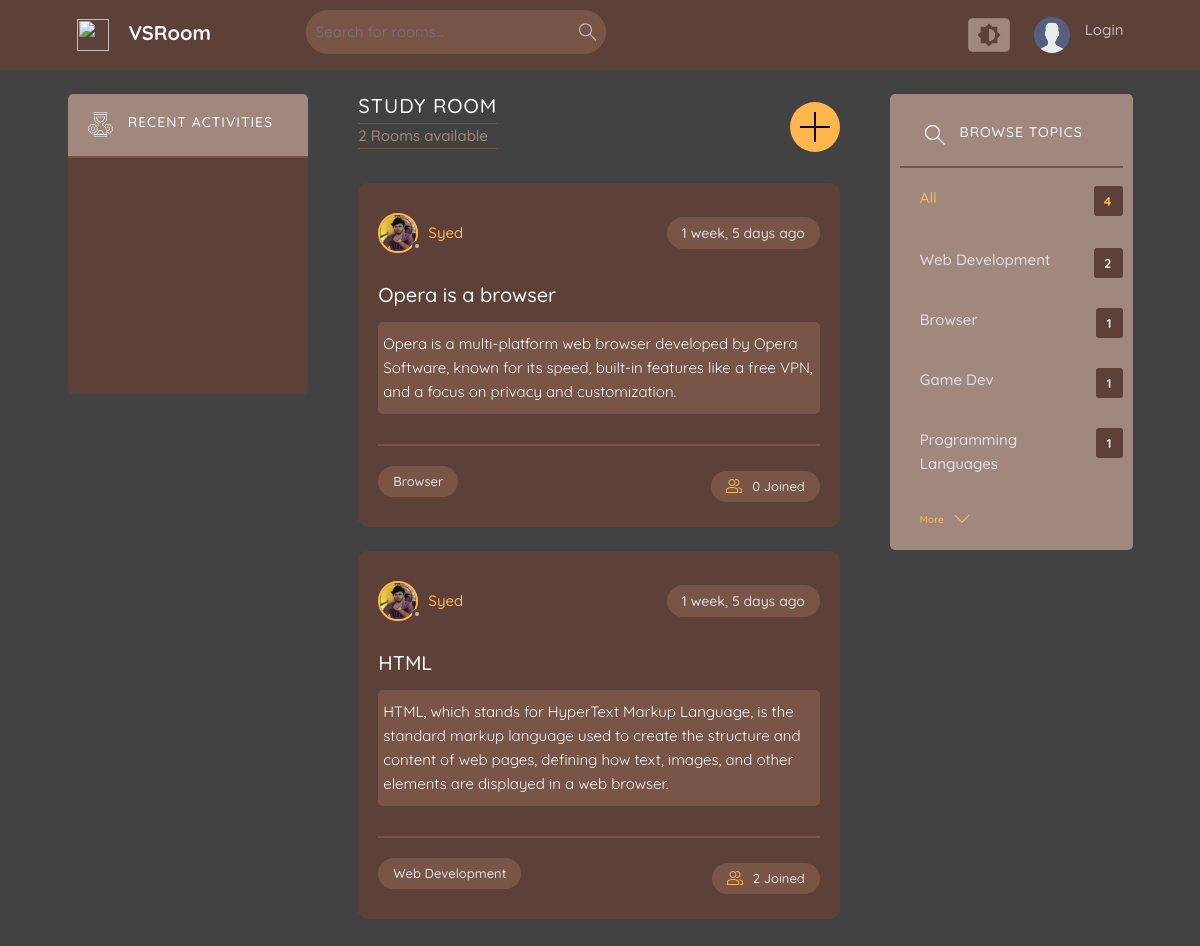
Page /?q=Browser on the committed database.
### base/models.py (models this page shows, shortened)
class Room(models.Model):
    host = models.ForeignKey(User, on_delete=models.SET_NULL, null=True)
    topic = models.ForeignKey(Topic, on_delete=models.SET_NULL, null=True, blank=True)
    name = models.CharField(max_length=200)
    description = models.TextField(null=True, blank=True)
    participants = models.ManyToManyField(User, related_name='participants', blank=True)
    updated = models.DateTimeField(auto_now=True)
    created = models.DateTimeField(auto_now_add=True)
    class Meta:
        ordering = ['-updated', '-created']

class User(AbstractUser):
    name = models.CharField(max_length=200, null=True)
    email = models.EmailField(unique=True ,null=True)
    bio = models.TextField(null=True, blank=True)
    avatar = models.ImageField(upload_to=user_avatar_path, null=True, default="avatar.svg")
    USERNAME_FIELD = 'email'
    REQUIRED_FIELDS = ['username']

class Topic(models.Model):
    name = models.CharField(max_length=200)

### base/views.py (the view)
# urls.py: path('', views.home, name="home"),
def home(request):
    q = request.GET.get('q', '')
    rooms = Room.objects.filter(
        Q(topic__name__icontains=q) |
        Q(host__username__icontains=q) |
        Q(name__icontains=q) |
        Q(description__icontains=q)
    )
    paginator = Paginator(rooms, 4)
    page_number = request.GET.get("page")
    page_obj = paginator.get_page(page_number)
    topics = Topic.objects.all()
    room_count = rooms.count()
    messages = Message.objects.filter(
        Q(room__topic__name__icontains=q) |
        Q(body__icontains=q)|
        Q(room__name__icontains=q)
    )[:5]
    return render(request, 'base/Home.html', {
        "rooms": page_obj,
        "topics": topics,
        "room_count": room_count,
        "messages": messages
    })

### base/templates/base/Home.html (shortened to what this page needs)
{% extends 'base/main.html' %}
{% block text %}
<main class="layout layout--3">
  <div class="container">
    {% include 'base/activity_component.html' %}
    <div class="roomList">
      <div class="roomList__header">
        <div>
          <h2>Study Room</h2>
          <p>{{room_count}} Rooms available</p>
        </div>
        <a href="{% url 'create-room' %}">
          <div class="circle">
            <svg version="1.1" xmlns="http://www.w3.org/2000/svg" width="32" height="32" viewBox="0 0 32 32">
              <title>add</title>
              <path
                d="M16.943 0.943h-1.885v14.115h-14.115v1.885h14.115v14.115h1.885v-14.115h14.115v-1.885h-14.115v-14.115z">
              </path>
            </svg>
          </div>
        </a>
      </div>
      {% include 'base/room_component.html' with rooms=rooms %}
    </div>
    {% include 'base/topic_component.html' %}
  </div>
</main>
{% endblock text %}

### base/templates/base/room_component.html (shortened to what this page needs)
<div class="room-slider">
  {% for room in rooms %}
  <div class="roomListRoom">
    <div class="roomListRoom__header">
      <a href="{% url 'user-profile' room.host.id %}" class="roomListRoom__author">
        <div class="avatar avatar--medium {% if request.user != room.host %}inactive{% else %}active{% endif %}">
          <img src="{{ room.host.avatar.url }}" />
        </div>
        <span>{{ room.host.username }}</span>
      </a>
      <div class="roomListRoom__actions">
        <span>{{ room.created | timesince }} ago</span>
      </div>
    </div>
    <a href="{% url 'room' room.id %}" class="roomListRoom__content">
      <h3>{{ room.name }}</h3>
      {% if room.description %}
      <p>{{ room.description }}</p>
      {% endif %}
    </a>
    <div class="roomListRoom__meta">
      <p class="roomListRoom__topic">{{ room.topic.name }}</p>
      <a href="{% url 'room' room.id %}" class="roomListRoom__joined">
        {{ room.participants.all.count }} Joined
      </a>
    </div>
  </div>
  {% empty %}
  <p>No rooms available.</p>
  {% endfor %}
</div>

### base/templates/base/topic_component.html (shortened to what this page needs)
<div class="topics">
    <div class="topics__header">
        <h2>Browse Topics</h2>
    </div>
    <ul class="topics__list">
        <li>
            <a href="{% url 'home' %}" class="active">All <span class="topic-count">{{topics.count}}</span></a>
        </li>
        {% for topic in topics|slice:":4" %}
        <li>
            <a href="{% url 'home' %}?q={{topic.name}}">{{topic.name}}<span class="topic-count">{{topic.room_set.all.count}}</span></a>
        </li>
        {% endfor %}
        <a class="btn btn--link" href="{% url 'topics' %}">
            More
            <svg version="1.1" xmlns="http://www.w3.org/2000/svg" width="32" height="32" viewBox="0 0 32 32">
                <title>chevron-down</title>
                <path d="M16 21l-13-13h-3l16 16 16-16h-3l-13 13z"></path>
            </svg>
        </a>
    </ul>
</div>

### rows in the picture
Room: host.avatar (picture), host.username "Syed", created "1 week, 5 days", name "Opera is a browser", description "Opera is a multi-platform web browser developed by Opera Software, known for its speed, built-in features like a free VPN, and a focus on privacy and customization.", topic.name "Browser", participants.all.count "0"
Room: host.avatar (picture), host.username "Syed", created "1 week, 5 days", name "HTML", description "HTML, which stands for HyperText Markup Language, is the standard markup language used to create the structure and content of web pages, defining how text, images, and other elements are displayed in a web browser.", topic.name "Web Development", participants.all.count "2"
Topic: name "Web Development", room_set.all.count "2"
Topic: name "Browser", room_set.all.count "1"
Topic: name "Game Dev", room_set.all.count "1"
Topic: name "Programming Languages", room_set.all.count "1"

### other values in the picture
{{ room_count }} "2"
{{ topics.count }} "4"
